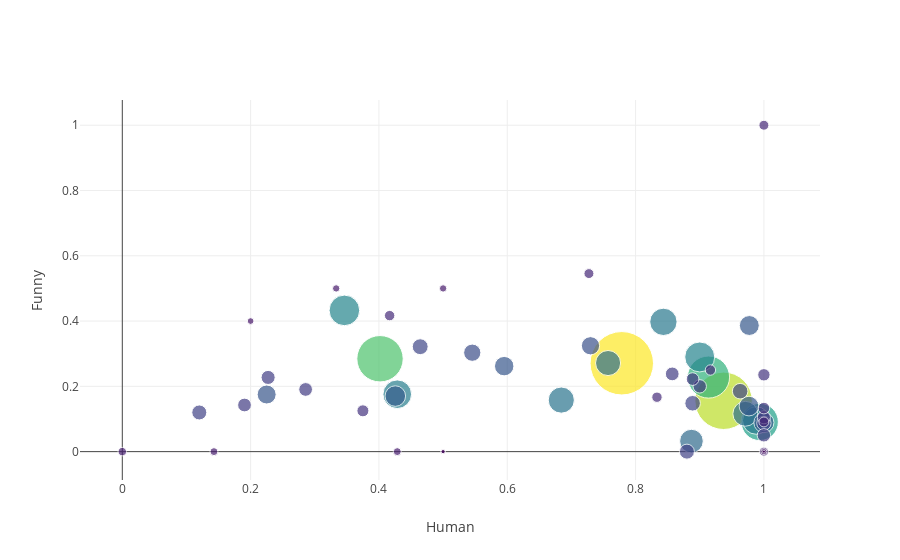

Source (notebook cell):
### Markdown cell above
This plot may not make the most sense as human and funny are not two variables we'd necessarily expect to be correlated, but it does show some interesting things. Zombie questions are always funny; cancer questions never are. Over 90% of technology questions are human-related - we're not so interested in whether cats will be conquering Mars any time soon.

### Code cell
msize = lambda x: np.sqrt(np.float(x))

fig = tls.make_subplots(rows=1, cols=1)
x = tags.human
y = tags.funny
text = [i + ': ' + str(tags.loc[i]['freq']) for i in tags.index.values]
t = go.Scatter(x=x, y=y, mode='markers', text=text, 
               marker=dict(size=[3*x**0.5 for x in tags.freq], 
                          color=[3*x**0.5 for x in tags.freq],
                          colorscale='Viridis'))
fig.append_trace(t, 1, 1)

fig['layout']['xaxis1'].update(title='Human')
fig['layout']['yaxis1'].update(title='Funny')
fig['layout'].update(hovermode='closest')
plotly.offline.iplot(fig)

### Figure 1 — Plotly figure (JSON) as saved in the notebook; plotly's stock layout.template omitted (floating-point values rounded to 4 significant figures)
{"data": [{"marker": {"color": [63.43, 57.39, 46.38, 42.11, 37.23, 30.59, 30, 28.62, 27.5, 27.33, 26.15, 25.1, 24.92, 23.62, 20.57, 20.12, 19.9, 19.67, 19.44, 18.97, 18.25, 17.23, 15.87, 15.59, 15.59, 15, 15, 14.39, 14.07, 13.75, 13.75, 13.75, 13.42, 13.42, 13.08, 12.73, 12.37, 12, 11.62, 10.39, 10.39, 10.39, 9.95, 9.95, 9.95, 9, 8.485, 7.937, 7.937, 7.348, 7.348, 6.708, 6, 4.243, 4.243, 3], "colorscale": "Viridis", "size": [63.43, 57.39, 46.38, 42.11, 37.23, 30.59, 30, 28.62, 27.5, 27.33, 26.15, 25.1, 24.92, 23.62, 20.57, 20.12, 19.9, 19.67, 19.44, 18.97, 18.25, 17.23, 15.87, 15.59, 15.59, 15, 15, 14.39, 14.07, 13.75, 13.75, 13.75, 13.42, 13.42, 13.08, 12.73, 12.37, 12, 11.62, 10.39, 10.39, 10.39, 9.95, 9.95, 9.95, 9, 8.485, 7.937, 7.937, 7.348, 7.348, 6.708, 6, 4.243, 4.243, 3]}, "mode": "markers", "text": ["biology: 447", "psychology: 366", "physics: 239", "technology: 197", "health: 154", "ecology: 104", "food: 100", "space: 91", "neuroscience: 84", "philosophy: 83", "evolution: 76", "engineering: 70", "medicine: 69", "climate change: 62", "gravity: 47", "ethics: 45", "anatomy: 44", "nutrition: 43", "chemistry: 42", "universe: 40", "apocalypse: 37", "materials: 33", "maths: 28", "science: 27", "disease: 27", "cosmology: 25", "consciousness: 25", "politics: 23", "particles: 22", "history: 21", "quantum: 21", "geology: 21", "computer science: 20", "religion: 20", "AI: 19", "music: 18", "sociology: 17", "black holes: 16", "economics: 15", "reality: 12", "time travel: 12", "time: 12", "zombies: 11", "statistics: 11", "robots: 11", "cancer: 9", "meteorology: 8", "fossils: 7", "radiation: 7", "dinosaurs: 6", "sound: 6", "fluids: 5", "anthropology: 4", "simulations: 2", "biochemistry: 2", "na: 1"], "type": "scatter", "x": [0.7785, 0.9372, 0.4017, 0.9137, 0.9935, 0.3462, 0.9, 0.4286, 0.9881, 0.8434, 0.6842, 0.7571, 0.971, 0.8871, 0.4255, 1, 0.9773, 0.9767, 0.5952, 0.225, 0.7297, 0.5455, 0.4643, 0.963, 0.8889, 0.12, 0.88, 1, 0.2273, 0.8571, 0.1905, 0.2857, 0.9, 1, 1, 0.8889, 1, 0.375, 1, 0.8333, 0.9167, 0.4167, 1, 0.7273, 1, 1, 0, 0.1429, 0.4286, 0.3333, 0.5, 0.2, 1, 0.5, 0.5, 1], "xaxis": "x1", "y": [0.2707, 0.1557, 0.2845, 0.2284, 0.09091, 0.4327, 0.29, 0.1758, 0.09524, 0.3976, 0.1579, 0.2714, 0.1159, 0.03226, 0.1702, 0.08889, 0.3864, 0.1395, 0.2619, 0.175, 0.3243, 0.303, 0.3214, 0.1852, 0.1481, 0.12, 0, 0.08696, 0.2273, 0.2381, 0.1429, 0.1905, 0.2, 0.05, 0.1053, 0.2222, 0.2353, 0.125, 0.1333, 0.1667, 0.25, 0.4167, 1, 0.5455, 0.09091, 0, 0, 0, 0, 0.5, 0.5, 0.4, 0, 0, 0, 0], "yaxis": "y1"}], "layout": {"hovermode": "closest", "xaxis1": {"anchor": "y1", "domain": [0, 1], "title": "Human"}, "yaxis1": {"anchor": "x1", "domain": [0, 1], "title": "Funny"}}}
